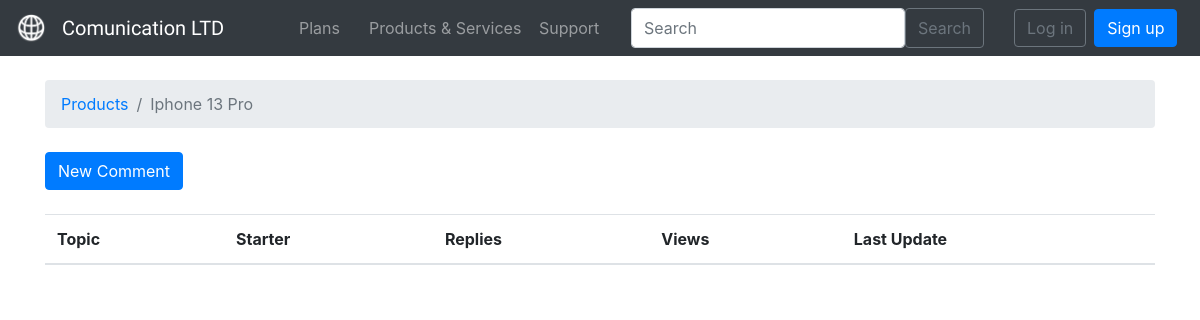
Page /products/2/ on the earlier database version.
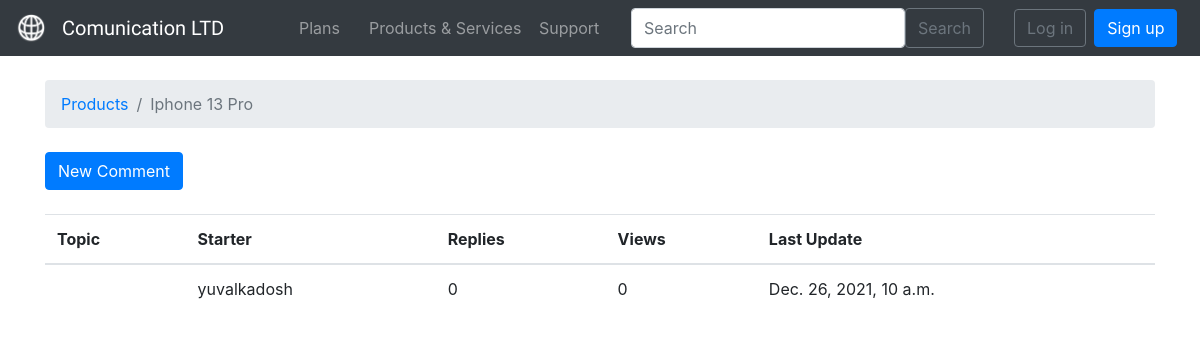
Same page on the later database version.
### boards/models.py (models this page shows)
class Topic(models.Model):
    subject = models.CharField(max_length=255)
    last_updated = models.DateTimeField(auto_now_add=True)
    item = models.ForeignKey(Item, related_name='topics', on_delete=models.CASCADE)
    starter = models.ForeignKey(User, related_name='topics', on_delete=models.CASCADE)
    ast_updated = models.DateTimeField(auto_now_add=True)

### boards/views.py (the view)
# urls.py: url(r'^products/(?P<pk>\d+)/$', views.board_topics, name='board_topics'),
def board_topics(request, pk):
    board = get_object_or_404(Item, pk=pk)
    return render(request, 'topics.html', {'board': board})

### templates/topics.html (shortened to what this page needs)
{% extends 'base.html' %}
{% block breadcrumb %}
  <li class="breadcrumb-item"><a href="{% url 'products' %}">Products</a></li>
  <li class="breadcrumb-item active">{{ board.name }}</li>
{% endblock %}
{% autoescape off %}
{% block content %}
<div class="mb-4">
  <a href="{% url 'new_topic' board.pk %}" class="btn btn-primary">New Comment</a>
</div>
  <table class="table">
    <thead class="thead-inverse">
      <tr>
        <th>Topic</th>
        <th>Starter</th>
        <th>Replies</th>
        <th>Views</th>
        <th>Last Update</th>
      </tr>
    </thead>
    <tbody>
      {% for topic in board.topics.all %}
        <tr>
          <td>{{ topic.subject | safe }}</td>
          <td>{{ topic.starter.username }}</td>
          <td>0</td>
          <td>0</td>
          <td>{{ topic.last_updated }}</td>
        </tr>
      {% endfor %}
    </tbody>
  </table>
{% endblock %}
{% endautoescape %}

Differences in the rows shown:
added Topic: starter.username "yuvalkadosh", last_updated "Dec. 26, 2021, 10 a.m."
